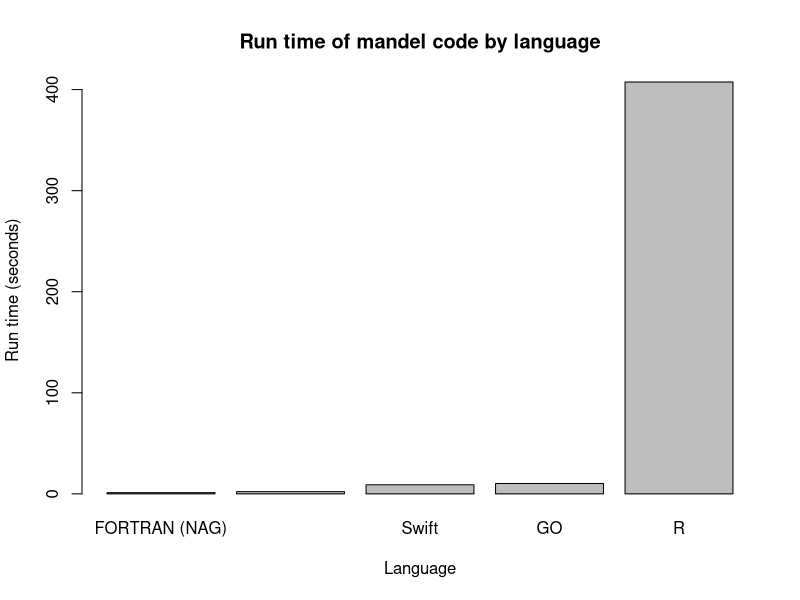

Here is the R script that generated this plot:
# Plot timing data for different mandel implementations

# Read our data
timings <- read.csv("timing.csv")

# Sort ascending by time
sortedtimings <- timings[order(timings$Time),]

# Open our output file
png(file="timing.png", width=1024, height=720)

# Plot
barplot(sortedtimings$Time, names.arg=sortedtimings$Language, xlab="Language", ylab="Run time (seconds)", main="Run time of mandel code by language")

# Tidy up
dev.off()
